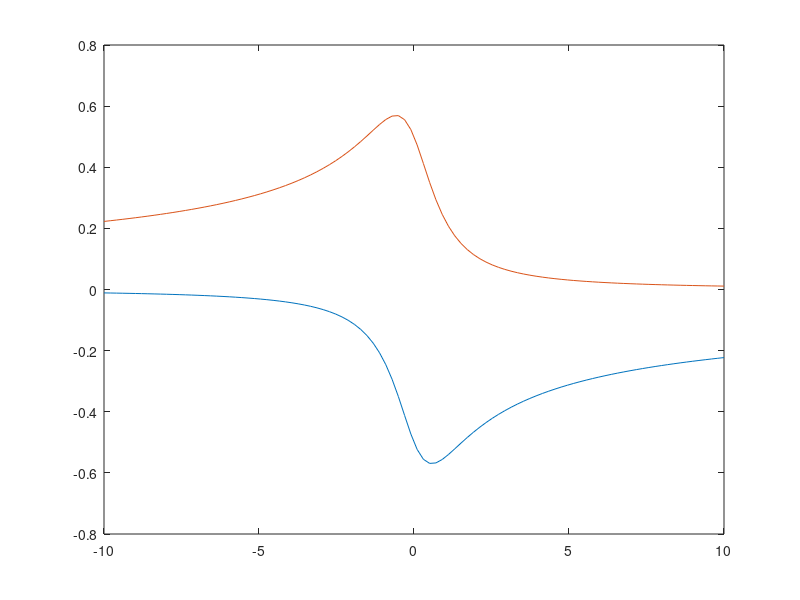

Write MATLAB code to recreate this figure.
clear
clearvars

A=1

FP = @(x) A*sqrt(sqrt(x.^2+1)+x)./sqrt(x.^2+1);
FM = @(x)  A*sqrt(sqrt(x.^2+1)-x)./sqrt(x.^2+1);
FPN = @(x) -A*sqrt(sqrt(x.^2+1)+x)./sqrt(x.^2+1);


Gamma = 1

x = linspace(-10, 10, 100)

xc = 0

W = (x-xc)/Gamma

dedw = 1i*( 1/2)*( Gamma^(-1/2) )*( FP(W)-1i*FM( W))
dedG = 1i*( 1/2)*( Gamma^(-1/2) )*( FM(W)+1i*FP( W))

plot( x, real( dedw), x, imag( dedw  ))

plot( x, real( dedG), x, imag( dedG  ))


Wavelength_col = x(:);
der_dw =  real ( dedw (:) );
dei_dw = imag( dedw (:) );

der_dG =  real ( dedG (:) );
dei_dG = imag( dedG (:) );




% 2. Unir ambas columnas en una sola matriz
datos_finales = [Wavelength_col, der_dw, dei_dw,  der_dG, dei_dG  ];

% 3. Abrir (o crear) el archivo de texto en modo escritura ('w')
% Puedes cambiar 'Resultados_Reflectancia.txt' por el nombre que prefieras
fileID = fopen('Simulation\F_W_behaviour.txt', 'w');

% 4. Escribir los encabezados separados por una tabulación (\t)
fprintf(fileID, 'Wavelength\tder_dw\tdei_dw\tder_dG\tdei_dG\n');

% 5. Escribir los datos numéricos
% Usamos %e para Wavelength (porque está en metros, ej. 2.00e-07)
% y %f para Reflectance (números decimales normales)
% OJO: Es necesario transponer la matriz (datos_finales') dentro de fprintf
% porque Octave lee los datos columna por columna al escribirlos.
fprintf(fileID, '%e\t%f\t%f\t%f\t%f\n', datos_finales');

% 6. Cerrar el archivo (¡Muy importante para que los datos se guarden en el disco!)
fclose(fileID);
